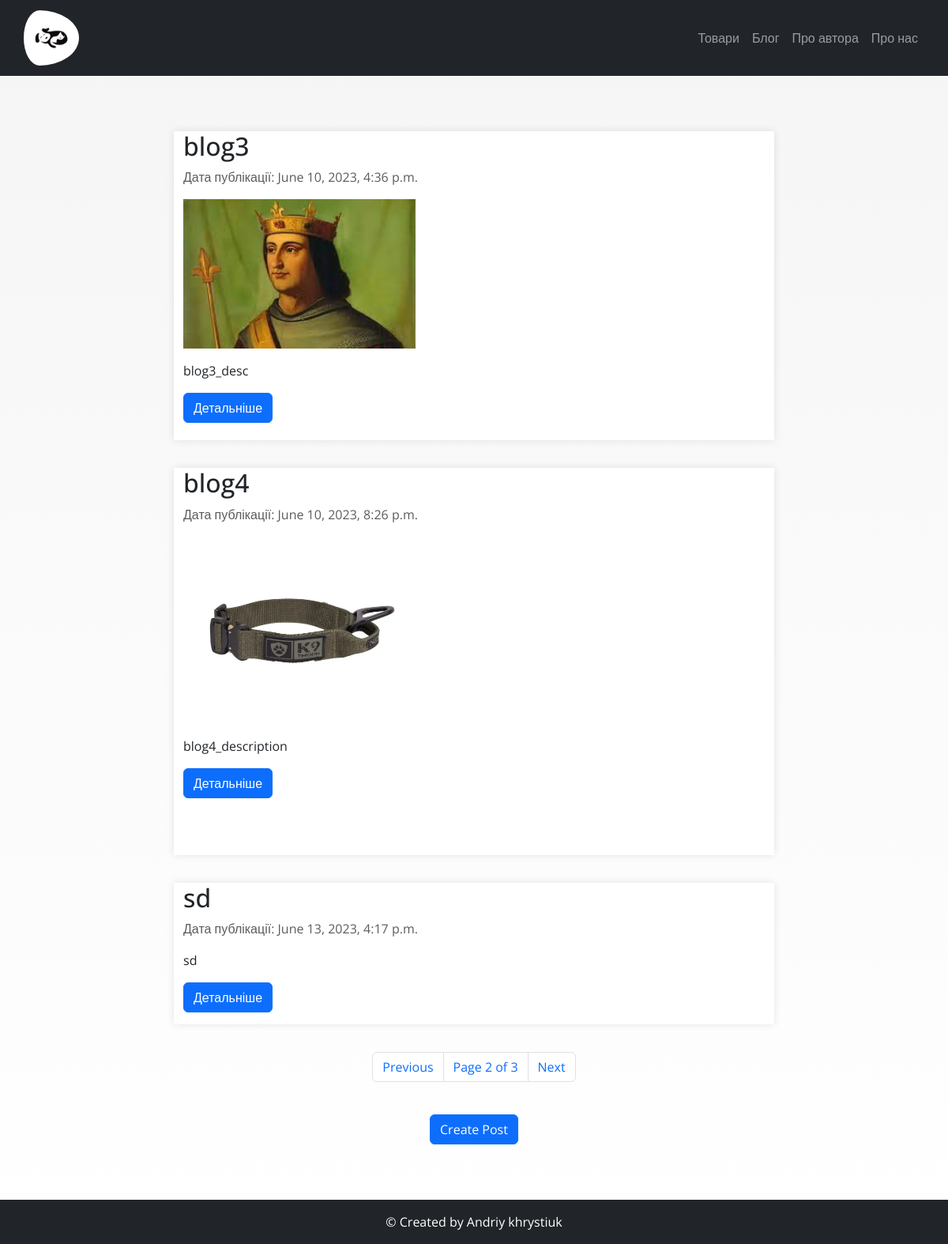
Screenshot of /blog/?page=2 with the database file from the repository.
### blog/models.py (models this page shows, shortened)
class Blog(models.Model):
    title = models.CharField(max_length=55)
    theme = models.CharField(max_length=30)
    description = models.TextField()
    all_description = models.TextField(default='')
    date = models.DateTimeField(auto_now_add=True)
    author = models.CharField(max_length=35)
    image = models.ImageField(null=True, blank=True, upload_to=uploads_url,
                              height_field='height_field', width_field='width_field' )
    height_field = models.IntegerField(default=0)
    width_field = models.IntegerField(default=0)

### blog/views.py (the view)
# urls.py: path('', bloglist, name='main_blog'),
def bloglist(request):
    objects = Blog.objects.all()
    paginator = Paginator(objects, 3)
    page_number = request.GET.get('page')
    page_obj = paginator.get_page(page_number)
    context = {
        'blog': objects,
        'page_obj': page_obj
    }
    return render(request, 'blog.html', context)

### templates/blog.html
{% extends 'base.html' %}
{% load static %}
{% block mainStyle %}
<link rel="stylesheet" href="{% static 'css/blog.css'%}">
{% endblock mainStyle %}
{% block main %}
         <div class="main-article">
            <div class="container">
               <div class="row">
                  {% for obj in page_obj %}
                  <div class="col-lg-8 art">
                     <h2>{{ obj.title }}</h2>
                     <p class="text-muted">Дата публікації: {{ obj.date }}</p>
                     {% if obj.image %}
                     <img src="{{ obj.image.url }}" class="img-fluid mb-3" alt="Зображення статті" style="width: 40%;height: 50%">
                     {% endif %}
                     <p> {{ obj.description }}</p>
                     <form action="" method="">
                        <a href="{% url 'blog:blog_details' obj.id %}" class="btn btn-primary">Детальніше</a>
                     </form>
                  </div>
                  {% endfor %}
<div class="container" style="text-align: center">
    <nav aria-label="Page navigation example">
  <ul class="pagination justify-content-center">
              {% if page_obj.has_previous %}
    <li class="page-item">
      <a class="page-link" href="?page={{ page_obj.previous_page_number }}" tabindex="-1">Previous</a>
    </li>
      {% endif %}
      {% if page_obj.has_next %}
    <li class="page-item"><a class="page-link" href="#">Page {{ page_obj.number }} of {{ page_obj.paginator.num_pages }}</a></li>
        {% endif %}
      {% if page_obj.has_next %}
    <li class="page-item">
      <a class="page-link" href="?page={{ page_obj.next_page_number }}">Next</a>
    </li>
      {% endif %}
  </ul>
</nav>
</div>
 </div>
                 <form action="" class="form_create" style="text-align: center;margin-top: 25px">
                    <a href="{% url 'blog:blog_create' %}" class="btn btn-primary">Create Post</a>
                </form>
            </div>
         </div>
{% endblock main %}

### templates/base.html (shortened to what this page needs)
{% load static %}
<!DOCTYPE html>
<html lang="en">
<head>
      {% block mainStyle %}
      {% endblock mainStyle %}
      <link href="https://cdn.jsdelivr.net/npm/bootstrap@5.3.0-alpha3/dist/css/bootstrap.min.css" rel="stylesheet">
</head>
<body>
<header>
            <nav class="navbar navbar-expand-lg navbar-dark bg-dark my_naw">
               <a class="navbar-brand" href="{% url 'main_page' %}"><img class="logo_img" src="{% static 'img/logo.jpg' %}" alt="Лого"></a>
               <div class="collapse navbar-collapse justify-content-end" id="navbarNav">
                  <ul class="navbar-nav">
                     <li class="nav-item">
                        <a class="nav-link psa" href="{% url 'shop:main_shop' %}">Товари</a>
                     </li>
                     <li class="nav-item p">
                        <a class="nav-link" href="{% url 'blog:main_blog' %}">Блог</a>
                     </li>
                     <li class="nav-item p">
                        <a class="nav-link" href="{% url 'about_page' %}">Про автора</a>
                     </li>
                     <li class="nav-item p">
                        <a class="nav-link" href="{% url 'aboutUs_page' %}">Про нас</a>
                     </li>
                  </ul>
               </div>
            </nav>
         </header>
<main class="main_content">
{% block main %}
{% endblock main %}
</main>
<footer class="footer bg-dark">
            <div class="text-center p-3">
               <a  href="{% url 'about_page' %}">© Created by Andriy khrystiuk</a>
            </div>
         </footer>
</body>
</html>

### static/css/blog.css (style rules this page uses)
* { font-family: 'Open Sans', sans-serif; }
body { background: linear-gradient(to bottom, #f5f5f5, #ffffff); }
.collapse { padding-right: 30px; }
.logo_img { padding-left: 30px; }
.logo_img { border-radius: 50%; max-width: 100px; max-height: 100px; }
.art { background: #ffffff; box-shadow: 0 0 10px rgba(0, 0, 0, 0.1); padding-bottom: 15px; margin-bottom: 35px; }
.main-article { margin-top: 70px; }
.footer a { text-decoration: none; color: #fff; }
.footer { margin-top: 70px; }
.row { justify-content: center; }

### rows the page displays
Blog: title "blog3", date "June 10, 2023, 4:36 p.m.", image (picture), description "blog3_desc"
Blog: title "blog4", date "June 10, 2023, 8:26 p.m.", image (picture), description "blog4_description"
Blog: title "sd", date "June 13, 2023, 4:17 p.m.", description "sd"

### other values shown
{{ page_obj.number }} "2"
{{ page_obj.paginator.num_pages }} "3"
